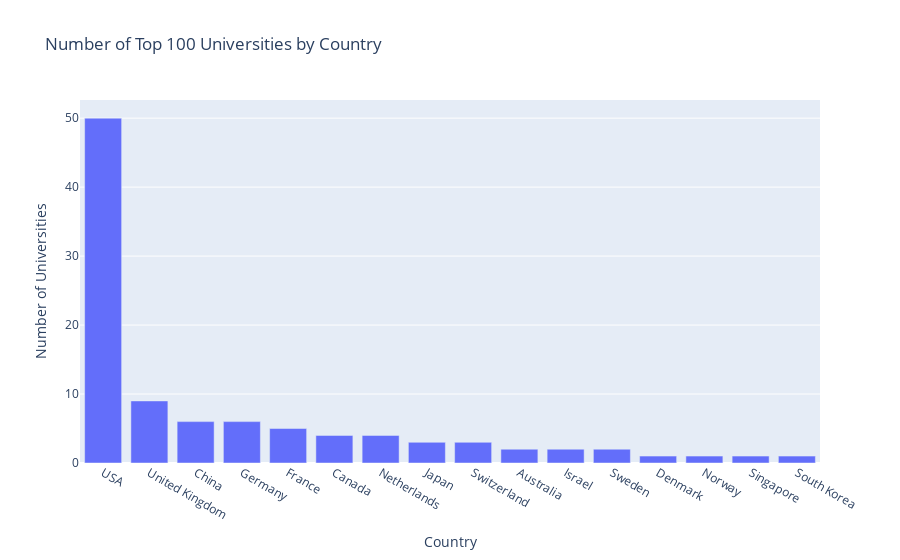

Notebook cell for this chart:
### Markdown cell above
##### Which countries have the highest number of universities among the top 100 universities in the world?

### Code cell
import plotly.express as px

# Group the data by 'Location' and count the number of universities in each country
country_counts = df_WRU_Relevent.head(100).groupby('Location').size().reset_index(name='Count')

# Sort the data by 'Count' in descending order
country_counts_sorted = country_counts.sort_values('Count', ascending=False)

# Create a bar chart
fig = px.bar(country_counts_sorted, x='Location', y='Count',
             labels={'Location': 'Country', 'Count': 'Number of Universities'},
             title='Number of Top 100 Universities by Country')
fig.show()

### Figure 1 — Plotly figure (JSON) as saved in the notebook; plotly's stock layout.template omitted (floating-point values rounded to 4 significant figures)
{"data": [{"alignmentgroup": "True", "hovertemplate": "Country=%{x}<br>Number of Universities=%{y}<extra></extra>", "legendgroup": "", "marker": {"color": "#636efa", "pattern": {"shape": ""}}, "name": "", "offsetgroup": "", "orientation": "v", "showlegend": false, "textposition": "auto", "type": "bar", "x": ["USA", "United Kingdom", "China", "Germany", "France", "Canada", "Netherlands", "Japan", "Switzerland", "Australia", "Israel", "Sweden", "Denmark", "Norway", "Singapore", "South Korea"], "xaxis": "x", "y": [50, 9, 6, 6, 5, 4, 4, 3, 3, 2, 2, 2, 1, 1, 1, 1], "yaxis": "y"}], "layout": {"barmode": "relative", "legend": {"tracegroupgap": 0}, "title": {"text": "Number of Top 100 Universities by Country"}, "xaxis": {"anchor": "y", "domain": [0, 1], "title": {"text": "Country"}}, "yaxis": {"anchor": "x", "domain": [0, 1], "title": {"text": "Number of Universities"}}}}
